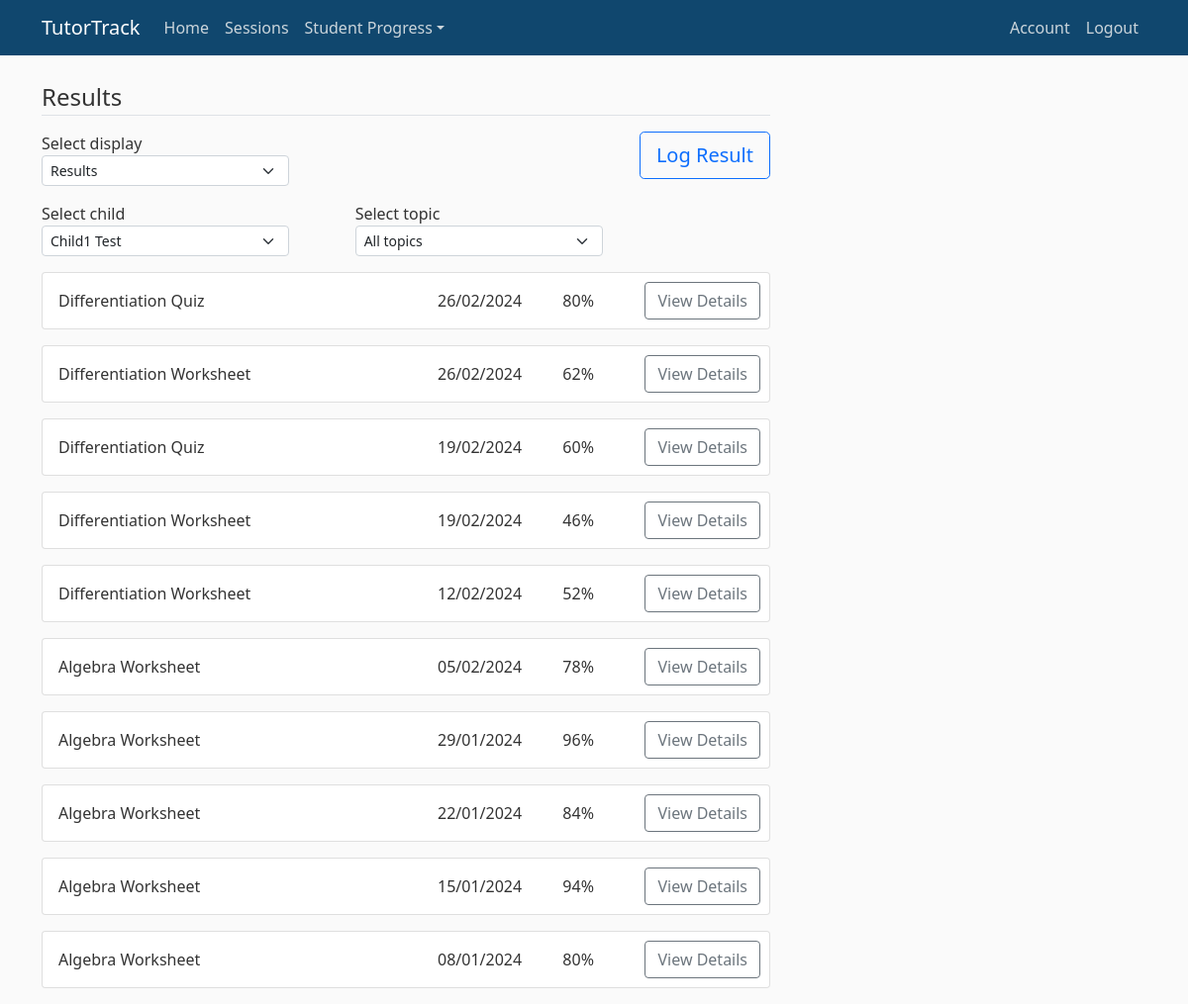
/view/results (signed in), run on the app's committed database.
### tables this page shows
CREATE TABLE Result (
                                        ResultID INTEGER PRIMARY KEY,
                                        Date DATE NOT NULL,
                                        Type VARCHAR(20) NOT NULL,
                                        StudentMark INTEGER NOT NULL,
                                        TotalMark INTEGER NOT NULL,
                                        Percentage REAL NOT NULL,
                                        ChildID INTEGER NOT NULL,
                                        TopicID INTEGER NOT NULL,
                                        FOREIGN KEY (ChildID) REFERENCES Child (ChildID) ON DELETE CASCADE,
                                        FOREIGN KEY (TopicID) REFERENCES Topic (TopicID) ON DELETE CASCADE
                                    );

CREATE TABLE Topic (
                                        TopicID INTEGER PRIMARY KEY,
                                        Name VARCHAR(40) NOT NULL
                                    );

### tutortrack/results/routes.py (the view, shortened to what this page needs)
@results.route("/view/results", methods=["GET", "POST"])
@login_required()
def view_results():
    form = LogResultForm()
    children = getChildrenSelectList()
    form.child.choices = children
    if len(children) != 0:
        if current_user.type == "tutor":
            results = tutorGetResults(children[0][0], "0", None, None)
        elif current_user.type == "parent":
            results = parentGetResults(children[0][0], "0", None, None)
        topicList = getTopicSelectList(children[0][0], True)
    else:
        results = []
        topicList = []
    form.topic.choices = topicList
    return render_template(
        "view_results.html", title="Results", results=results, form=form
    )

### tutortrack/results/forms.py (shortened to what this page needs)
class LogResultForm(FlaskForm):
    child = SelectField(
        "Select child",
        validators=[DataRequired(message="Please select a child.")]
    )
    topic = SelectField("Select topic", validate_choice=False)
    date = DateField(
        "Date completed",
        validators=[DataRequired(message="Please provide a valid date.")]
    )
    type = SelectField(
        "Type of work",
        choices=[
            "Worksheet", "Test", "Quiz", "Textbook questions", "Essay",
            "Project", "Other"
        ],
        validators=[DataRequired(message="Please provide a valid work type.")]
    )
    studentMark = IntegerField(
        "Student mark",
        validators=[
            DataRequired(message="Please provide a valid student mark."),
            NumberRange(min=0, message="Please provide a valid student mark.")
        ]
    )
    totalMark = IntegerField(
        "Total mark",
        validators=[
            DataRequired(message="Please provide a valid total mark."),
            NumberRange(min=0, message="Please provide a valid student mark.")
        ]
    )
    submit = SubmitField("Submit")

### tutortrack/models.py (called while the page is built)
@event.listens_for(Engine, "connect")
def set_sqlite_pragma(dbapi_connection, connection_record):
    cursor = dbapi_connection.cursor()
    cursor.execute("PRAGMA foreign_keys=ON")
    cursor.close()

@login_manager.user_loader
def user_loader(userID):
    return User.query.get(userID)

def login_required(type="any"):
    def decorator(function):
        @wraps(function)
        def wrapper(*args, **kwargs):
            if not current_user.is_authenticated:
                return login_manager.unauthorized()
            if current_user.type != type and type != "any":
                flash("You are not permitted to access this page.", "danger")
                return redirect(url_for("other.home"))
            return function(*args, **kwargs)
        return wrapper
    return decorator

### tutortrack/topics/utils.py (called while the page is built)
def createTopicList(trees, allTopics=False):
    topics = []
    if allTopics == True:
        topics.append((0, "All topics"))
    for tree in trees:
        topic = list(tree)[0]  # The root of the tree
        topics = formTopicList(tree, topic, topics, 0)
    return topics

def formTopicList(tree, currentNode, visited, indent):
    visited.append((currentNode[:6], u"\xa0"*5*indent+currentNode[7:]))
    for node in tree[currentNode]:
        if node not in visited:
            formTopicList(tree, node, visited, indent + 1)
    return visited

### tutortrack/results/templates/view_results.html (shortened to what this page needs)
{% extends "layout.html" %}
{% block content %}
<legend class="border-bottom mb-3">Results</legend>
<form method="POST" action="" id="form">
    <div class="row">
        <div class="col-9">
            <div class="form-group mb-3">
                <label for="pageSelect">Select display</label>
                <select class="form-select form-select-sm" style="width: 250px;" id="displayInput" type="button"
                    id="pageSelect" onchange="location = this.value;">
                    <option selected value="">Results</option>
                </select>
            </div>
        </div>
        <div class="col" style="text-align: right;">
            {% if current_user.type == "tutor" %}
            <a class="btn btn-outline-primary btn-lg" href="{{ url_for('results.log_result') }}">Log Result</a>
            {% endif %}
        </div>
    </div>
    <div class="row">
        <div class="col-5">
            <div class="form-group mb-3">
                {{ form.child.label(class="form-select-label") }}
                {% if form.child.errors %}
                {{ form.child(class="form-select form-select-sm is-invalid", style="width: 250px;", id="childInput") }}
                <div class="invalid-feedback">
                    {% for error in form.child.errors %}
                    <span>{{ error }}</span>
                    {% endfor %}
                </div>
                {% else %}
                {{ form.child(class="form-select form-select-sm", style="width: 250px;", id="childInput") }}
                {% endif %}
            </div>
        </div>
        <div class="col">
            <div class="form-group mb-3">
                {{ form.topic.label(class="form-select-label") }}
                {% if form.topic.errors %}
                {{ form.topic(class="form-select form-select-sm is-invalid", style="width: 250px;", id="topicInput") }}
                <div class="invalid-feedback">
                    {% for error in form.topic.errors %}
                    <span>{{ error }}</span>
                    {% endfor %}
                </div>
                {% else %}
                {{ form.topic(class="form-select form-select-sm", style="width: 250px;", id="topicInput") }}
                {% endif %}
            </div>
        </div>
    </div>
</form>
<div id="results">
    {% for result in results %}
    <div class="card mb-3" id="children">
        <div class="row">
            <div class="col-6 m-3">
                <div class="card-text">
                    {{ result[7] }}
                    {{ result[5] }}
                </div>
            </div>
            <div class="col-2 mt-3 mb-3 p-0">
                <div class="card-text">
                    {{ result[4][8:] }}/{{ result[4][5:7] }}/{{ result[4][:4] }}
                </div>
            </div>
            <div class="col-1 mt-3 mb-3 p-0">
                <div class="card-text">
                    {% if result[6]|last == "0" %}
                    {{ result[6][:(result[6]|length - 2)] }}%
                    {% else %}
                    {{ result[6] }}%
                    {% endif %}
                </div>
            </div>
            <div class="col m-2">
                <div class="card-text">
                    <a class="btn btn-outline-secondary"
                        href="{{ url_for('results.result_details', childID=result[0], resultID=result[3]) }}">View
                        Details</a>
                </div>
            </div>
        </div>
    </div>
    {% endfor %}
</div>
{% endblock content %}

### tutortrack/templates/layout.html (shortened to what this page needs)
<!DOCTYPE html>
<html>
<head>
  <link href="https://cdn.jsdelivr.net/npm/bootstrap@5.0.0-beta1/dist/css/bootstrap.min.css" rel="stylesheet"
>
  <link rel="stylesheet" type="text/css" href="{{ url_for('static', filename='main.css') }}">
</head>
<body>
  <header class="site-header">
    <nav class="navbar navbar-expand-md navbar-dark bg-blue fixed-top">
      <div class="container">
        <a class="navbar-brand mr-4" href="/">TutorTrack</a>
        <div class="collapse navbar-collapse justify-content-between" id="navbarToggle">
          <div class="navbar-nav mr-auto">
            {% if current_user.is_authenticated %}
            <a class="nav-item nav-link" href="{{ url_for('other.home') }}">Home</a>
            <a class="nav-item nav-link" href="{{ url_for('sessions.view_sessions') }}">Sessions</a>
            {% if current_user.type == "tutor" %}
            <li class="nav-item dropdown">
              <a class="nav-link dropdown-toggle" href="#" id="studentProgress" role="button" data-bs-toggle="dropdown"
                aria-expanded="false">Student Progress</a>
            </li>
            {% elif current_user.type == "parent" %}
            <a class="nav-item nav-link" href="{{ url_for('results.view_results') }}">Child Progress</a>
            {% endif %}
            {% endif %}
          </div>
          <div class="navbar-nav">
            {% if current_user.is_authenticated %}
            <a class="nav-item nav-link" href="{{ url_for('account.account_details') }}">Account</a>
            <a class="nav-item nav-link" href="{{ url_for('users.logout') }}">Logout</a>
            {% else %}
            <a class="nav-item nav-link" href="{{ url_for('users.login') }}">Login</a>
            <a class="nav-item nav-link" href="{{ url_for('users.tutor_register') }}">Register</a>
            {% endif %}
          </div>
        </div>
      </div>
    </nav>
  </header>
  <main role="main" class="container">
    <div class="row">
      <div class="col-md-8">
        {% block content %}{% endblock %}
      </div>
      <div class="col-md-4">
      </div>
    </div>
  </main>
</body>
</html>

### tutortrack/static/main.css (style rules this page uses)
body { background: #fafafa; color: #333333; margin-top: 5rem; }
.bg-blue { background-color: #10476e; }
.site-header .navbar-nav .nav-link { color: #cbd5db; ; }

### tutortrack/results/templates/view_results.html (style rules this page uses)
.card-text { position: relative; top: 50%; transform: translateY(-50%); }

### data on the page
Result: Name "Differentiation", Type "Quiz", Date "26", Date "02", Date "2024", result "80"
Result: Name "Differentiation", Type "Worksheet", Date "26", Date "02", Date "2024", result "62"
Result: Name "Differentiation", Type "Quiz", Date "19", Date "02", Date "2024", result "60"
Result: Name "Differentiation", Type "Worksheet", Date "19", Date "02", Date "2024", result "46"
Result: Name "Differentiation", Type "Worksheet", Date "12", Date "02", Date "2024", result "52"
Result: Name "Algebra", Type "Worksheet", Date "05", Date "02", Date "2024", result "78"
Result: Name "Algebra", Type "Worksheet", Date "29", Date "01", Date "2024", result "96"
Result: Name "Algebra", Type "Worksheet", Date "22", Date "01", Date "2024", result "84"
Result: Name "Algebra", Type "Worksheet", Date "15", Date "01", Date "2024", result "94"
Result: Name "Algebra", Type "Worksheet", Date "08", Date "01", Date "2024", result "80"
